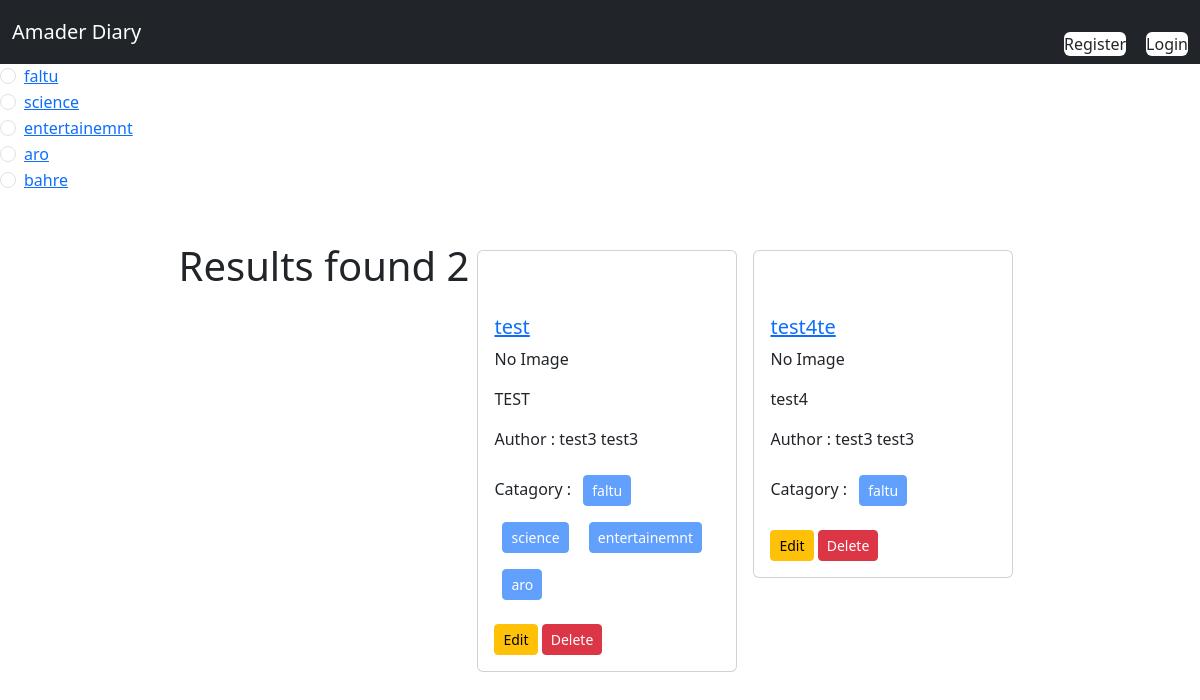
Before: /category/faltu/ with the older database file.
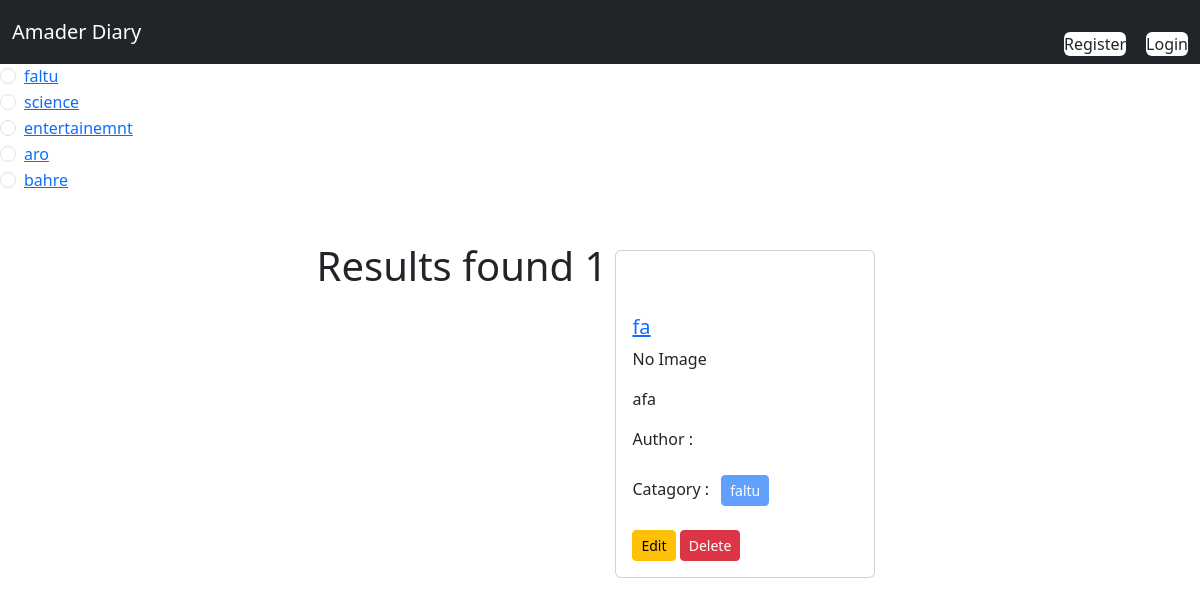
After: the same page with the newer database file.
### catagories/models.py (models this page shows, shortened)
class Catagory(models.Model):
    name = models.CharField(max_length=100)
    slug = models.SlugField(max_length=100,unique=True,null=True,blank=True)

### posts/models.py (models this page shows, shortened)
class post(models.Model):
    title = models.CharField(max_length=50)
    content = models.TextField()
    catagory = models.ManyToManyField(Catagory)
    author = models.ForeignKey(User,on_delete=models.CASCADE)
    image= models.ImageField(upload_to='posts/media/uploads/',blank=True,null=True)

### blog_project/views.py (the view)
# urls.py: path('', views.home,name='homepage'),
def home(request,catagory_slug=None):
    data = post.objects.all()
    if catagory_slug is not None:
        ctg= Catagory.objects.get(slug = catagory_slug) #reciving data from category
        data = post.objects.filter(catagory = ctg)
    categories = Catagory.objects.all()
    return render(request,"./home.html",{'data':data,'category':categories})

### templates/home.html
{% extends 'base.html' %}
{% load crispy_forms_tags %}
{% block content %}
{% for ctg in category %}
<div class="form-check">
  <input class="form-check-input" type="radio" name="flexRadioDefault" id="{{ctg.id}}">
  <label class="form-check-label" for="flexRadioDefault1">
    <a href="{% url 'category_wise_post' ctg.slug %}">{{ctg.name}}</a>
  </label>
</div>
{% endfor %}
<div class="d-flex flex-wrap justify-content-center px-5 pt-5">
  <div><h1>Results found {{data | length}} </h1></div>
{% for Data in data %}
<div class="col-sm-3">
    <div class="card m-2 pt-5">
      <div class="card-body">
        <h5 class="card-title"><a href="{% url 'postDetailsView' Data.id %}">{{Data.title}}</a></h5>
    {% if Data.image %}
    <img src="{{ Data.image.url }}" class="card-img-top" alt="...">
    {% else %}
    <p>No Image</p>
    {% endif %}
        <p class="card-text">{{Data.content | truncatewords:15}}</p>
        <p>Author : {{Data.author.first_name}}  {{Data.author.last_name}}</p>
        <p>Catagory :
        {% for cat in Data.catagory.all %}
        <button class="btn btn-primary btn-sm m-2" disabled >{{cat.name}} </button>
        {% endfor %}
        </p>
        <a href="{% url 'edit_post' Data.id %}" class="btn btn-warning btn-sm">Edit</a>
        <a href="{% url 'delete_post' Data.id  %}" class="btn btn-danger btn-sm">Delete</a>
      </div>
    </div>
  </div>
{% endfor %}
  </div>
{% endblock  %}

### templates/base.html (shortened to what this page needs)
<!doctype html>
<html lang="en">
  <head>
    <link href="https://cdn.jsdelivr.net/npm/bootstrap@5.3.2/dist/css/bootstrap.min.css" rel="stylesheet">
  </head>
  <body>
    <nav  class="navbar navbar-expand-lg navbar-dark bg-dark  ">
        <div class="container-fluid">
          <a class="navbar-brand" href="{% url 'homepage' %}">Amader Diary</a>
          <div class="collapse navbar-collapse" id="navbarSupportedContent">
            {% if request.user.is_authenticated %}
            <div style="display: flex; gap: 20px; ">
              <li class="nav-item">
                <a class="bg-white btn btn-warning nav-link" href="{% url 'profilepage' %}">Profile</a>
              </li>
              <li class="nav-item">
                <a class="bg-white btn btn-warning nav-link" href="{% url 'user_logout' %}">Logout</a>
              </li>
            </div>
            {% else %}
            <div style="display: flex; gap: 20px;">
              <li class="nav-item">
                <a class="bg-white btn btn-warning nav-link" href="{% url 'register' %}">Register</a>
              </li>
              <li class="nav-item">
                <a class="bg-white btn btn-warning nav-link" href="{% url 'user_login' %}">Login</a>
              </li>
            </div>
            {% endif %}
          </div>
        </div>
      </nav>
    {% block content %}{% endblock  %}
  </body>
</html>

Changed rows visible on the page:
removed post: title "test", shows "No Image", content "TEST", author.first_name "test3", author.last_name "test3", Catagory (name "faltu"), Catagory (name "science"), Catagory (name "entertainemnt"), Catagory (name "aro")
removed post: title "test4te", shows "No Image", content "test4", author.first_name "test3", author.last_name "test3", Catagory (name "faltu")
added post: title "fa", image "No Image", content "afa", Catagory (name "faltu")
Other visible differences:
{{ data | length }}: "2" → "1"
